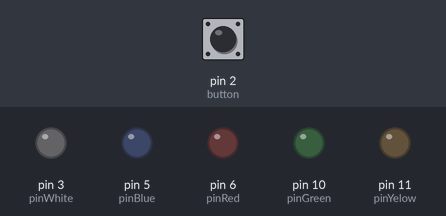
Recording of a sketch running on a simulated Arduino Uno, built with avr-gcc and run on an emulated ATmega328P. On the bench: output pins drawn as LEDs (lit = HIGH). The test bench sets the inputs (shaded band); at power-on: pin 2 (button) LOW.

Above: at 1.2 s.
1.3 s: pin 2 (button) pulled HIGH for 0.15 s
At 2.5 s:
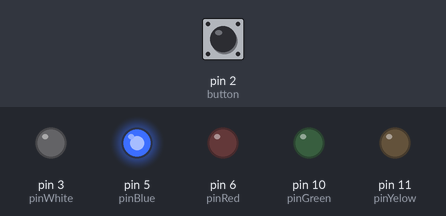
2.9 s: pin 2 (button) pulled HIGH for 1 s
At 3.8 s:
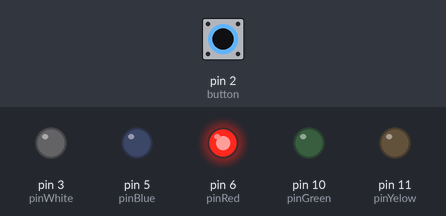
5.4 s: pin 2 (button) pulled HIGH for 0.15 s
At 5.7 s:
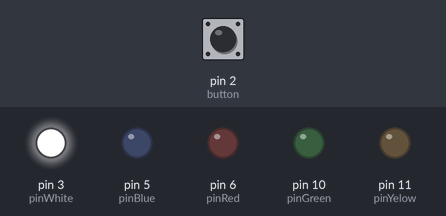
7.0 s: pin 2 (button) pulled HIGH for 3.2 s
At 8.1 s:
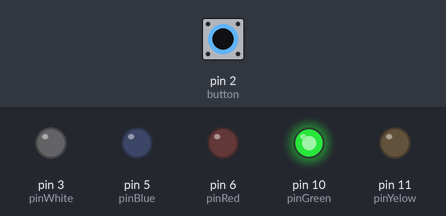
11.7 s: pin 2 (button) pulled HIGH for 0.15 s
At 12.9 s:
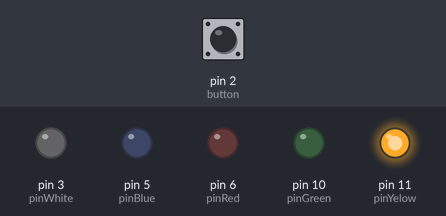
Timing chart, 0 to 14.3 s (numbered marks = the images above; inputs shaded):
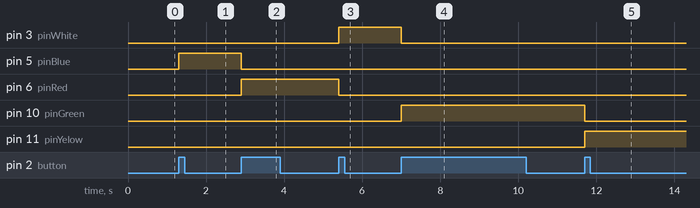

Measured:
- after the input at 1.3 s, pin 5 (pinBlue): LOW → HIGH at once
- after the input at 2.9 s, pin 5 (pinBlue): HIGH → LOW at once; pin 6 (pinRed): LOW → HIGH at once
- after the input at 5.4 s, pin 3 (pinWhite): LOW → HIGH at once; pin 6 (pinRed): HIGH → LOW at once
- after the input at 7.0 s, pin 3 (pinWhite): HIGH → LOW at once; pin 10 (pinGreen): LOW → HIGH at once
- after the input at 11.7 s, pin 10 (pinGreen): HIGH → LOW at once; pin 11 (pinYelow): LOW → HIGH at once

The sketch:

button.ino
```cpp
const int pinBlue = 5;
const int pinRed = 6;
const int pinWhite = 3;
const int pinGreen = 10;
const int pinYelow = 11;
const int button = 2;

const int myDelay = 50;
boolean lastButton = LOW;
boolean currentButton = LOW;

int pins[] = {0, pinBlue, pinRed, pinWhite, pinGreen, pinYelow};
int temp = 0;

void setup() {
  pinMode(pinBlue, OUTPUT);
  pinMode(pinRed, OUTPUT);
  pinMode(pinWhite, OUTPUT);
  pinMode(pinGreen, OUTPUT);
  pinMode(pinYelow, OUTPUT);
  pinMode(button, INPUT);
}

boolean debounce(boolean last) {
  boolean current = digitalRead(button);
  if (last != current) {
    delay(5);
    current = digitalRead(button);
    return current;
    }
  }

void loop() {
  currentButton = debounce(lastButton);

  if (lastButton == LOW && currentButton == HIGH) {
    digitalWrite(pins[temp], LOW);
    if (temp == 5) {
      temp = 0;
      }
    temp = temp + 1;
    digitalWrite(pins[temp], HIGH);
    }
  lastButton = currentButton;
}
```
